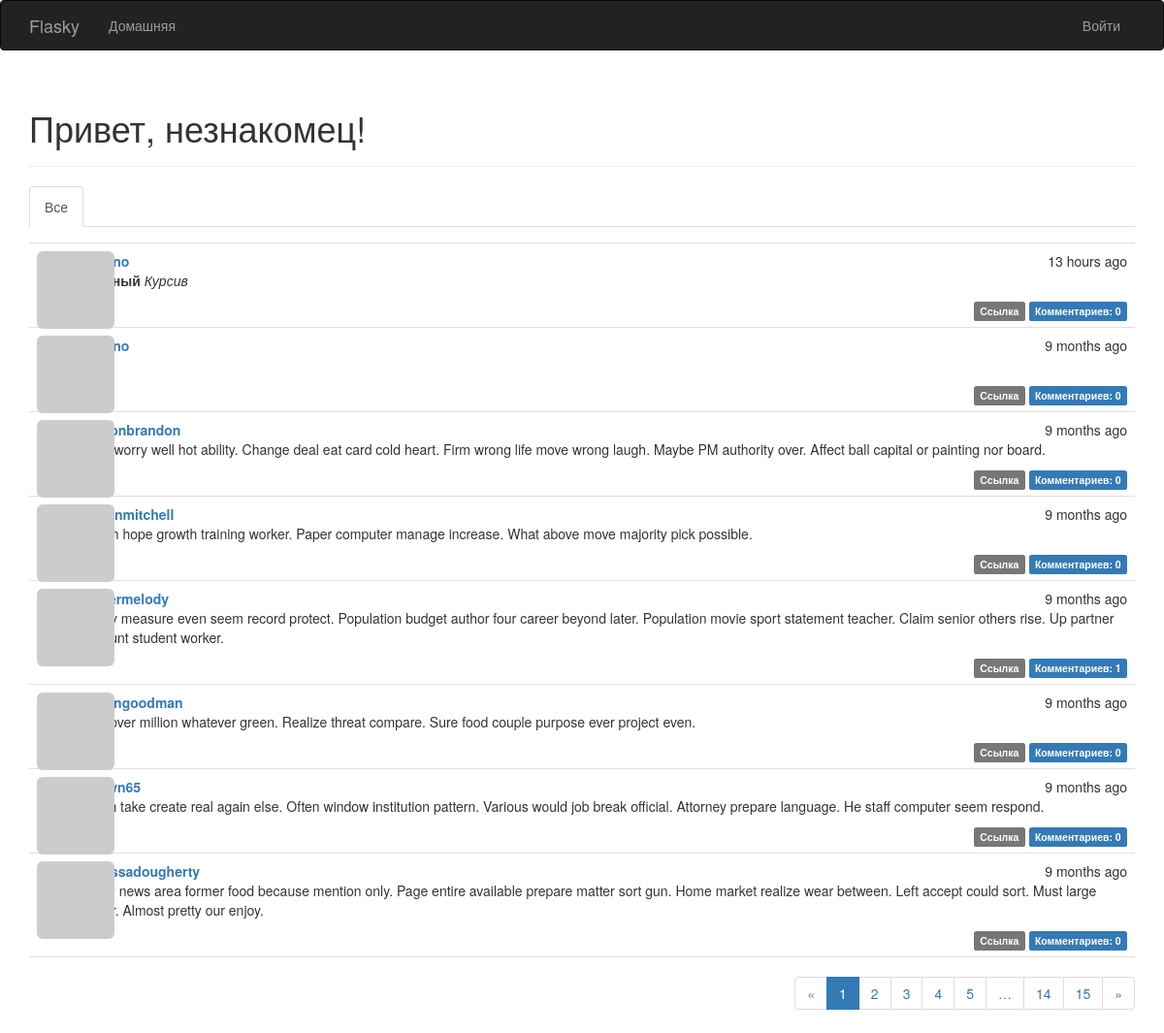
The page / on the database its author committed.
### app/models.py (models this page shows, shortened)
class Post(db.Model):
    __tablename__ = 'posts'
    id = db.Column(db.Integer, primary_key=True)
    body = db.Column(db.Text)
    body_html = db.Column(db.Text)
    timestamp = db.Column(db.DateTime, index=True, default=datetime.utcnow)
    author_id = db.Column(db.Integer, db.ForeignKey('users.id'))
    comments = db.relationship('Comment', backref='post', lazy='dynamic')

class User(UserMixin, db.Model):
    __tablename__ = 'users'
    id = db.Column(db.Integer, primary_key=True)
    email = db.Column(db.String(64), unique=True, index=True)
    username = db.Column(db.String(64), unique=True, index=True)
    password_hash = db.Column(db.String(128))
    role_id = db.Column(db.Integer, db.ForeignKey('roles.id'))
    confirmed = db.Column(db.Boolean, default=False)
    name = db.Column(db.String(64))
    location = db.Column(db.String(64))
    about_me = db.Column(db.Text())
    member_since = db.Column(db.DateTime(), default=datetime.utcnow)
    last_seen = db.Column(db.DateTime(), default=datetime.utcnow)
    avatar_hash = db.Column(db.String(32))
    posts = db.relationship('Post', backref='author', lazy='dynamic')
    comments = db.relationship('Comment', backref='author', lazy='dynamic')
    followed = db.relationship('Follow',
                               foreign_keys=[Follow.follower_id],
                               backref=db.backref('follower', lazy='joined'),
                               lazy='dynamic',
                               cascade='all, delete-orphan')
    followers = db.relationship('Follow',
                                foreign_keys=[Follow.followed_id],
                                backref=db.backref('followed', lazy='joined'),
                                lazy='dynamic',
                                cascade='all, delete-orphan')
    @property
    def password(self):
        raise AttributeError('password is not a readable attribute')
    def gravatar(self, size=100, default='identicon', rating='g'):
        if request.is_secure:
            url = 'https://secure.gravatar.com/avatar'
        else:
            url = 'http://secure.gravatar.com/avatar'
        hash = hashlib.md5(self.email.lower().encode('utf-8')).hexdigest()
        return f'{url}/{hash}?s={size}&d={default}&r={rating}'

### app/main/views.py (the view)
@main.route('/', methods=['GET', 'POST'])
def index():
    form = PostForm()
    if current_user.can(Permission.WRITE) and form.validate_on_submit():
        post = Post(body=form.body.data,
                    author=current_user._get_current_object())
        db.session.add(post)
        db.session.commit()
        return redirect(url_for('.index'))
    page = request.args.get('page', 1, type=int)
    show_followed = False
    if current_user.is_authenticated:
        show_followed = bool(request.cookies.get('show_followed', ''))
    if show_followed:
        query = current_user.followed_posts
    else:
        query = Post.query
    pagination = query.order_by(Post.timestamp.desc()).paginate(
        page, per_page=current_app.config['FLASKY_POSTS_PER_PAGE'],
        error_out=False)
    posts = pagination.items
    return render_template('index.html', form=form, posts=posts,
                           pagination=pagination, show_followed=show_followed)

### app/auth/views.py (called while the page is built)
@auth.before_app_request
def before_request():
    if current_user.is_authenticated:
        current_user.ping()
        if not current_user.confirmed \
                and request.blueprint != 'auth' \
                and request.endpoint != 'static':
            return redirect(url_for('auth.unconfirmed'))

### app/main/__init__.py (called while the page is built)
@main.app_context_processor
def inject_permissions():
    return dict(Permission=Permission)

### app/main/views.py (called while the page is built)
@main.after_app_request
def after_request(response):
    for query in get_debug_queries():
        if query.duration >= current_app.config['FLASKY_SLOW_DB_QUERY_TIME']:
            current_app.logger.warning(
                'Slow query: %s\nParameters: %s\nDuration: %fs\nContext: %s\n' %
                (query.statement, query.parameters, query.duration, query.context))
    return response

### app/models.py (called while the page is built)
    def can(self, permissions):
        return False

    def is_administrator(self):
        return False

### app/templates/index.html (shortened to what this page needs)
{% extends "base.html" %}
{% import "bootstrap/wtf.html" as wtf %}
{% import "_macros.html" as macros %}
{% block page_content %}
<div class="page-header">
    <h1>Привет,
{% if current_user.is_authenticated %}{{ current_user.username }}{% else %}незнакомец{% endif %}!</h1>
</div>
<div class="post-tabs">
    <ul class="nav nav-tabs">
        <li{% if not show_followed %} class="active"{% endif %}><a href="{{ url_for('.show_all') }}">Все</a></li>
    </ul>
</div>
{% include '_posts.html' %}
{% if pagination %}
<div class="pagination">
    {{ macros.pagination_widget(pagination, '.index') }}
</div>
{% endif %}
{% endblock %}

### app/templates/_posts.html (shortened to what this page needs)
<ul class="posts">
    {% for post in posts %}
    <li class="post">
        <div class="profile-thumbnail">
            <a href="{{ url_for('.user', username=post.author.username) }}">
                <img class="img-rounded profile-thumbnail" src="{{ post.author.gravatar(size=40) }}">
            </a>
        </div>
        <div class="post-date">{{ moment(post.timestamp).fromNow() }}</div>
        <div class="post-author">
            <a href="{{ url_for('.user', username=post.author.username) }}">
                {{ post.author.username }}
            </a>
        </div>
       <div class="post-content">
        <div class="post-body">
            {% if post.body_html %}
                {{ post.body_html | safe }}
            {% else %}
                {{ post.body }}
        {% endif %}
        </div>
        <div class="post-footer">
            <a href="{{ url_for('.post', id=post.id) }}">
                <span class="label label-default">Ссылка</span></a>
            <a href="{{ url_for('.post', id=post.id) }}#comments">
                <span class="label label-primary">
                Комментариев: {{ post.comments.count() }}
                </span></a>
        </div>
</div>
    </li>
    {% endfor %}
</ul>

### app/static/styles.css (style rules this page uses)
.profile-thumbnail { position: absolute; }
div.post-tabs { margin-top: 16px; }
ul.posts { list-style-type: none; padding: 0px; margin: 16px 0px 0px 0px; border-top: 1px solid #e0e0e0; }
ul.posts li.post { padding: 8px; border-bottom: 1px solid #e0e0e0; }
div.post-date { float: right; }
div.post-author { font-weight: bold; margin-left: 48px; }
div.post-content { margin-left: 48px; min-height: 48px; }
div.post-footer { text-align: right; }
div.pagination { width: 100%; text-align: right; padding: 0px; margin: 0px; }

### rows shown on the page
Post: timestamp "13 hours ago", body_html "Курсив", comments.count "0"
Post: timestamp "9 months ago", comments.count "0"
Post: timestamp "9 months ago", author.username "ellisonbrandon", body_html "Why worry well hot ability. Change deal eat card cold heart. Firm wrong life move wrong laugh. Maybe PM authority over. Affect ball capital or painting nor board.", comments.count "0"
Post: timestamp "9 months ago", author.username "susanmitchell", body_html "South hope growth training worker. Paper computer manage increase. What above move majority pick possible.", comments.count "0"
Post: timestamp "9 months ago", author.username "cartermelody", body_html "Apply measure even seem record protect. Population budget author four career beyond later. Population movie sport statement teacher. Claim senior others rise. Up partner amount student worker.", comments.count "1"
Post: timestamp "9 months ago", author.username "edwingoodman", body_html "Discover million whatever green. Realize threat compare. Sure food couple purpose ever project even.", comments.count "0"
Post: timestamp "9 months ago", body_html "Much take create real again else. Often window institution pattern. Various would job break official. Attorney prepare language. He staff computer seem respond.", comments.count "0"
Post: timestamp "9 months ago", author.username "melissadougherty", body_html "Story news area former food because mention only. Page entire available prepare matter sort gun. Home market realize wear between. Left accept could sort. Must large cover. Almost pretty our enjoy.", comments.count "0"

### other values the page prints
{{ p }} "1"
{{ p }} "2" "3" "4" "5" "14" "15"
